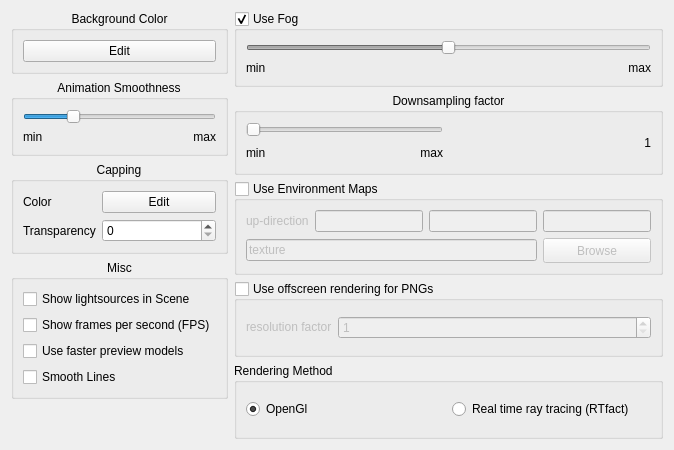
     <widget class="QWidget" name="Main">
      <layout class="QHBoxLayout" name="horizontalLayout_7">
       <item>
        <layout class="QVBoxLayout" name="verticalLayout_2">
         <item>
          <widget class="QGroupBox" name="background_box">
           <property name="toolTip">
            <string>Set the background color of the Scene.</string>
           </property>
           <property name="title">
            <string>Background Color</string>
           </property>
           <property name="alignment">
            <set>Qt::AlignHCenter</set>
           </property>
           <layout class="QHBoxLayout" name="horizontalLayout_2">
            <item>
             <widget class="BALL::VIEW::ColorButton" name="color_button">
              <property name="text">
               <string>Edit</string>
              </property>
             </widget>
            </item>
           </layout>
          </widget>
         </item>
         <item>
          <widget class="QGroupBox" name="animation_box">
           <property name="toolTip">
            <string/>
           </property>
           <property name="title">
            <string>Animation Smoothness</string>
           </property>
           <property name="alignment">
            <set>Qt::AlignHCenter</set>
           </property>
           <layout class="QGridLayout" name="gridLayout">
            <item row="0" column="0" colspan="2">
             <widget class="QSlider" name="animation_smoothness">
              <property name="toolTip">
               <string>Smoothness of the interpolation between stored 3D positions.</string>
              </property>
              <property name="minimum">
               <number>1</number>
              </property>
              <property name="maximum">
               <number>100</number>
              </property>
              <property name="value">
               <number>25</number>
              </property>
              <property name="orientation">
               <enum>Qt::Horizontal</enum>
              </property>
              <property name="tickInterval">
               <number>50</number>
              </property>
             </widget>
            </item>
            <item row="1" column="0">
             <widget class="QLabel" name="anim_min_label">
              <property name="text">
               <string>min</string>
              </property>
             </widget>
            </item>
            <item row="1" column="1">
             <widget class="QLabel" name="anim_max_label">
              <property name="text">
               <string>max</string>
              </property>
              <property name="alignment">
               <set>Qt::AlignRight|Qt::AlignTrailing|Qt::AlignVCenter</set>
              </property>
             </widget>
            </item>
           </layout>
          </widget>
         </item>
         <item>
          <widget class="QGroupBox" name="capping_box">
           <property name="toolTip">
            <string>Capping planes work almost like clipping planes, but create a solid volume.</string>
           </property>
           <property name="title">
            <string>Capping</string>
           </property>
           <property name="alignment">
            <set>Qt::AlignHCenter</set>
           </property>
           <layout class="QFormLayout" name="formLayout">
            <item row="0" column="1">
             <widget class="BALL::VIEW::ColorButton" name="capping_color_button">
              <property name="sizePolicy">
               <sizepolicy hsizetype="Expanding" vsizetype="Fixed">
                <horstretch>0</horstretch>
                <verstretch>0</verstretch>
               </sizepolicy>
              </property>
              <property name="text">
               <string>Edit</string>
              </property>
             </widget>
            </item>
            <item row="3" column="0">
             <widget class="QLabel" name="label">
              <property name="text">
               <string>Transparency</string>
              </property>
             </widget>
            </item>
            <item row="3" column="1">
             <widget class="QSpinBox" name="capping_transparency">
              <property name="sizePolicy">
               <sizepolicy hsizetype="Expanding" vsizetype="Fixed">
                <horstretch>0</horstretch>
                <verstretch>0</verstretch>
               </sizepolicy>
              </property>
              <property name="maximum">
               <number>255</number>
              </property>
             </widget>
            </item>
            <item row="0" column="0">
             <widget class="QLabel" name="label_13">
              <property name="text">
               <string>Color</string>
              </property>
             </widget>
            </item>
           </layout>
          </widget>
         </item>
         <item>
          <widget class="QGroupBox" name="lights_box">
           <property name="sizePolicy">
            <sizepolicy hsizetype="Preferred" vsizetype="Preferred">
             <horstretch>0</horstretch>
             <verstretch>0</verstretch>
            </sizepolicy>
           </property>
           <property name="title">
            <string>Misc</string>
           </property>
           <property name="alignment">
            <set>Qt::AlignHCenter</set>
           </property>
           <layout class="QVBoxLayout" name="verticalLayout">
            <item>
             <widget class="QCheckBox" name="show_lights_">
              <property name="toolTip">
               <string>Show the lightsources in the 3D view for easier positioning.</string>
              </property>
              <property name="text">
               <string>Show lightsources in Scene</string>
              </property>
             </widget>
            </item>
            <item>
             <widget class="QCheckBox" name="show_fps">
              <property name="toolTip">
               <string>Show the lightsources in the 3D view for easier positioning.</string>
              </property>
              <property name="text">
               <string>Show frames per second (FPS)</string>
              </property>
             </widget>
            </item>
            <item>
             <widget class="QCheckBox" name="use_preview">
              <property name="toolTip">
               <string>Show the lightsources in the 3D view for easier positioning.</string>
              </property>
              <property name="text">
               <string>Use faster preview models</string>
              </property>
              <property name="checked">
               <bool>false</bool>
              </property>
             </widget>
            </item>
            <item>
             <widget class="QCheckBox" name="smooth_lines_">
              <property name="toolTip">
               <string>Should simple lines be smoothed by OpenGL? Enabling this options can lead to cluttered wireframe and line representations.</string>
              </property>
              <property name="text">
               <string>Smooth Lines</string>
              </property>
             </widget>
            </item>
           </layout>
          </widget>
         </item>
         <item>
          <spacer name="verticalSpacer_2">
           <property name="orientation">
            <enum>Qt::Vertical</enum>
           </property>
           <property name="sizeHint" stdset="0">
            <size>
             <width>20</width>
             <height>40</height>
            </size>
           </property>
          </spacer>
         </item>
        </layout>
       </item>
       <item>
        <layout class="QVBoxLayout" name="_6">
         <item>
          <widget class="QGroupBox" name="fog_box">
           <property name="toolTip">
            <string>The fog is currently not exported to POVRay</string>
           </property>
           <property name="title">
            <string>Use Fog</string>
           </property>
           <property name="alignment">
            <set>Qt::AlignLeading</set>
           </property>
           <property name="checkable">
            <bool>true</bool>
           </property>
           <layout class="QGridLayout" name="gridLayout_2">
            <item row="0" column="0" colspan="2">
             <widget class="QSlider" name="fog_slider">
              <property name="enabled">
               <bool>false</bool>
              </property>
              <property name="toolTip">
               <string>Intensity of fog</string>
              </property>
              <property name="whatsThis">
               <string>Intensity of fog</string>
              </property>
              <property name="maximum">
               <number>400</number>
              </property>
              <property name="value">
               <number>200</number>
              </property>
              <property name="orientation">
               <enum>Qt::Horizontal</enum>
              </property>
              <property name="tickInterval">
               <number>50</number>
              </property>
             </widget>
            </item>
            <item row="1" column="0">
             <widget class="QLabel" name="min_label">
              <property name="text">
               <string>min</string>
              </property>
             </widget>
            </item>
            <item row="1" column="1">
             <widget class="QLabel" name="max_label">
              <property name="text">
               <string>max</string>
              </property>
              <property name="alignment">
               <set>Qt::AlignRight|Qt::AlignTrailing|Qt::AlignVCenter</set>
              </property>
             </widget>
            </item>
           </layout>
          </widget>
         </item>
         <item>
          <widget class="QGroupBox" name="downsampling_box">
           <property name="sizePolicy">
            <sizepolicy hsizetype="Minimum" vsizetype="Minimum">
             <horstretch>0</horstretch>
             <verstretch>0</verstretch>
            </sizepolicy>
           </property>
           <property name="toolTip">
            <string/>
           </property>
           <property name="title">
            <string>Downsampling factor</string>
           </property>
           <property name="alignment">
            <set>Qt::AlignHCenter</set>
           </property>
           <layout class="QGridLayout" name="gridLayout_8">
            <item row="0" column="0">
             <layout class="QHBoxLayout" name="horizontalLayout_6">
              <item>
               <layout class="QVBoxLayout" name="verticalLayout_3">
                <item>
                 <widget class="QSlider" name="downsampling_slider">
                  <property name="toolTip">
                   <string>Smoothness of the interpolation between stored 3D positions.</string>
                  </property>
                  <property name="whatsThis">
                   <string/>
                  </property>
                  <property name="minimum">
                   <number>4</number>
                  </property>
                  <property name="maximum">
                   <number>40</number>
                  </property>
                  <property name="value">
                   <number>4</number>
                  </property>
                  <property name="orientation">
                   <enum>Qt::Horizontal</enum>
                  </property>
                  <property name="tickInterval">
                   <number>50</number>
                  </property>
                 </widget>
                </item>
                <item>
                 <layout class="QHBoxLayout" name="horizontalLayout_4">
                  <item>
                   <widget class="QLabel" name="min_label_2">
                    <property name="sizePolicy">
                     <sizepolicy hsizetype="Minimum" vsizetype="Minimum">
                      <horstretch>0</horstretch>
                      <verstretch>0</verstretch>
                     </sizepolicy>
                    </property>
                    <property name="text">
                     <string>min</string>
                    </property>
                   </widget>
                  </item>
                  <item>
                   <spacer name="horizontalSpacer">
                    <property name="orientation">
                     <enum>Qt::Horizontal</enum>
                    </property>
                    <property name="sizeHint" stdset="0">
                     <size>
                      <width>148</width>
                      <height>20</height>
                     </size>
                    </property>
                   </spacer>
                  </item>
                  <item>
                   <widget class="QLabel" name="max_label_2">
                    <property name="text">
                     <string>max</string>
                    </property>
                    <property name="alignment">
                     <set>Qt::AlignRight|Qt::AlignTrailing|Qt::AlignVCenter</set>
                    </property>
                   </widget>
                  </item>
                 </layout>
                </item>
               </layout>
              </item>
              <item>
               <widget class="QLabel" name="downsamplingfactor_label">
                <property name="sizePolicy">
                 <sizepolicy hsizetype="Minimum" vsizetype="Minimum">
                  <horstretch>20</horstretch>
                  <verstretch>20</verstretch>
                 </sizepolicy>
                </property>
                <property name="minimumSize">
                 <size>
                  <width>30</width>
                  <height>25</height>
                 </size>
                </property>
                <property name="text">
                 <string>1</string>
                </property>
                <property name="alignment">
                 <set>Qt::AlignRight|Qt::AlignTrailing|Qt::AlignVCenter</set>
                </property>
               </widget>
              </item>
             </layout>
            </item>
           </layout>
          </widget>
         </item>
         <item>
          <widget class="QGroupBox" name="environment_map">
           <property name="toolTip">
            <string/>
           </property>
           <property name="title">
            <string>Use Environment Maps</string>
           </property>
           <property name="alignment">
            <set>Qt::AlignJustify</set>
           </property>
           <property name="checkable">
            <bool>true</bool>
           </property>
           <property name="checked">
            <bool>false</bool>
           </property>
           <layout class="QGridLayout" name="gridLayout_3">
            <item row="0" column="0">
             <widget class="QLabel" name="textLabel1_3_2">
              <property name="text">
               <string>up-direction</string>
              </property>
             </widget>
            </item>
            <item row="0" column="1">
             <widget class="QLineEdit" name="up_direction_x">
              <property name="toolTip">
               <string>Direction x</string>
              </property>
             </widget>
            </item>
            <item row="0" column="2">
             <widget class="QLineEdit" name="up_direction_y">
              <property name="toolTip">
               <string>Direction y</string>
              </property>
             </widget>
            </item>
            <item row="0" column="3">
             <widget class="QLineEdit" name="up_direction_z">
              <property name="toolTip">
               <string>Direction z</string>
              </property>
             </widget>
            </item>
            <item row="1" column="0" colspan="3">
             <widget class="QLineEdit" name="texture_file_edit">
              <property name="focusPolicy">
               <enum>Qt::StrongFocus</enum>
              </property>
              <property name="text">
               <string>texture</string>
              </property>
              <property name="maxLength">
               <number>32767</number>
              </property>
              <property name="frame">
               <bool>true</bool>
              </property>
              <property name="echoMode">
               <enum>QLineEdit::Normal</enum>
              </property>
              <property name="alignment">
               <set>Qt::AlignLeading</set>
              </property>
             </widget>
            </item>
            <item row="1" column="3">
             <widget class="QPushButton" name="texture_browse_button">
              <property name="minimumSize">
               <size>
                <width>50</width>
                <height>25</height>
               </size>
              </property>
              <property name="focusPolicy">
               <enum>Qt::TabFocus</enum>
              </property>
              <property name="toolTip">
               <string>Browse your computer for amber file</string>
              </property>
              <property name="text">
               <string>Browse</string>
              </property>
              <property name="autoDefault">
               <bool>true</bool>
              </property>
             </widget>
            </item>
           </layout>
          </widget>
         </item>
         <item>
          <widget class="QGroupBox" name="offscreen_group">
           <property name="toolTip">
            <string>Screenshots can also be created through offscreen rendering, which enables images larger than the screen resolution. Uncheck this if there are poblems with the resulting images.</string>
           </property>
           <property name="title">
            <string>Use offscreen rendering for PNGs</string>
           </property>
           <property name="alignment">
            <set>Qt::AlignJustify</set>
           </property>
           <property name="checkable">
            <bool>true</bool>
           </property>
           <property name="checked">
            <bool>false</bool>
           </property>
           <layout class="QHBoxLayout" name="horizontalLayout_3">
            <property name="spacing">
             <number>6</number>
            </property>
            <property name="margin">
             <number>9</number>
            </property>
            <item>
             <widget class="QLabel" name="factor_label">
              <property name="sizePolicy">
               <sizepolicy hsizetype="Fixed" vsizetype="Fixed">
                <horstretch>0</horstretch>
                <verstretch>0</verstretch>
               </sizepolicy>
              </property>
              <property name="text">
               <string>resolution factor</string>
              </property>
             </widget>
            </item>
            <item>
             <widget class="QSpinBox" name="resolution_factor">
              <property name="minimum">
               <number>1</number>
              </property>
              <property name="maximum">
               <number>100</number>
              </property>
              <property name="value">
               <number>1</number>
              </property>
             </widget>
            </item>
           </layout>
          </widget>
         </item>
         <item>
          <widget class="QGroupBox" name="RendererGroup">
           <property name="title">
            <string>Rendering Method</string>
           </property>
           <layout class="QGridLayout" name="gridLayout_7">
            <item row="0" column="0">
             <layout class="QHBoxLayout" name="horizontalLayout_8">
              <item>
               <widget class="QRadioButton" name="radioButton_opengl">
                <property name="text">
                 <string>OpenGl</string>
                </property>
                <property name="checked">
                 <bool>true</bool>
                </property>
               </widget>
              </item>
              <item>
               <widget class="QRadioButton" name="radioButton_rtfact">
                <property name="text">
                 <string>Real time ray tracing (RTfact)</string>
                </property>
               </widget>
              </item>
             </layout>
            </item>
           </layout>
          </widget>
         </item>
        </layout>
       </item>
      </layout>
     </widget>
